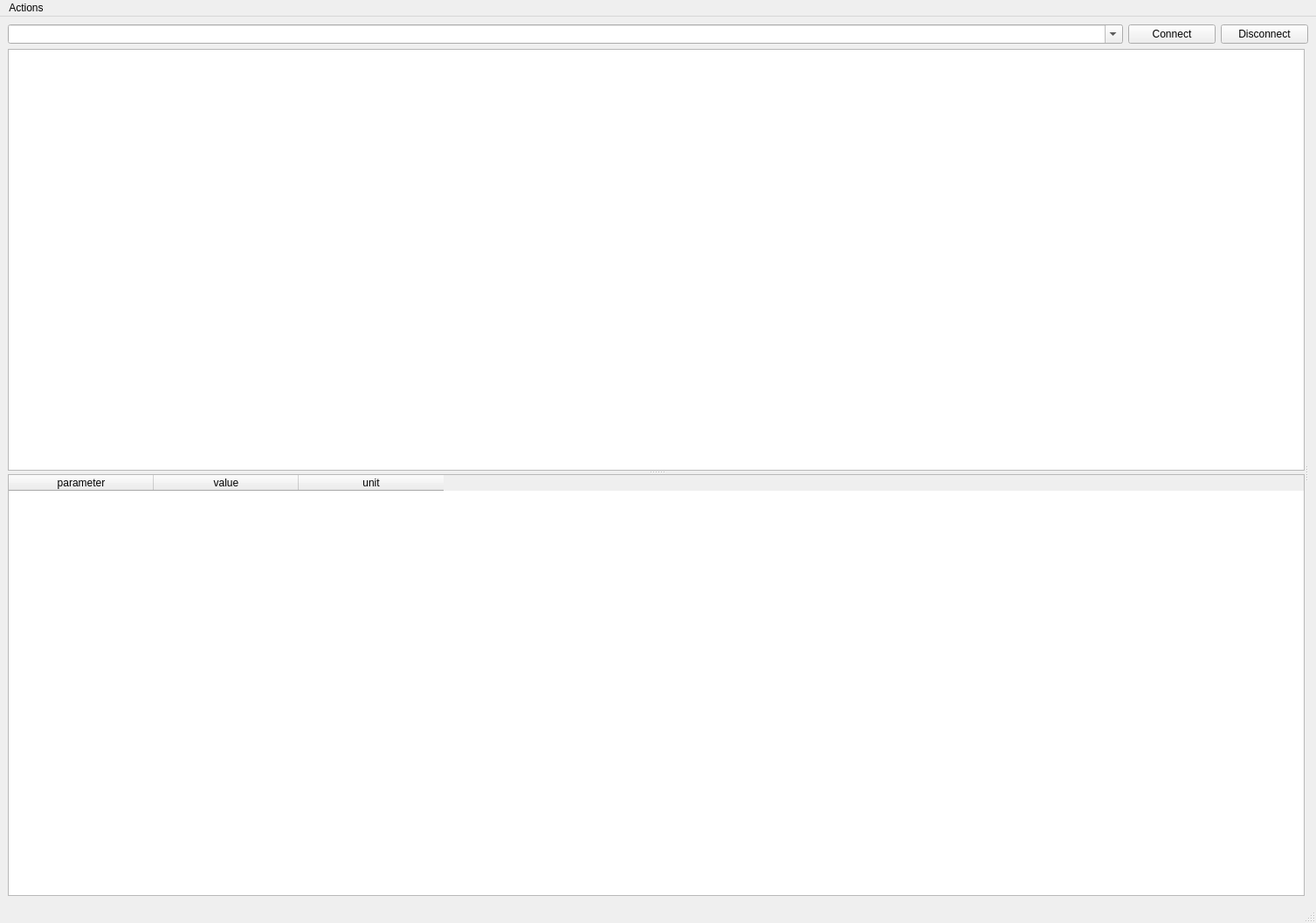
<?xml version="1.0" encoding="UTF-8"?>
<ui version="4.0">
 <class>MainWindow</class>
 <widget class="QMainWindow" name="MainWindow">
  <property name="geometry">
   <rect>
    <x>0</x>
    <y>0</y>
    <width>1507</width>
    <height>1057</height>
   </rect>
  </property>
  <property name="windowTitle">
   <string>MainWindow</string>
  </property>
  <widget class="QWidget" name="centralwidget">
   <layout class="QVBoxLayout" name="verticalLayout">
    <item>
     <layout class="QHBoxLayout" name="horizontalLayout">
      <item>
       <widget class="QComboBox" name="comboBox">
        <property name="editable">
         <bool>true</bool>
        </property>
       </widget>
      </item>
      <item>
       <widget class="QPushButton" name="connectButton">
        <property name="maximumSize">
         <size>
          <width>100</width>
          <height>16777215</height>
         </size>
        </property>
        <property name="text">
         <string>Connect</string>
        </property>
       </widget>
      </item>
      <item>
       <widget class="QPushButton" name="disconnectButton">
        <property name="maximumSize">
         <size>
          <width>100</width>
          <height>16777215</height>
         </size>
        </property>
        <property name="text">
         <string>Disconnect</string>
        </property>
       </widget>
      </item>
     </layout>
    </item>
    <item>
     <widget class="QSplitter" name="splitter_2">
      <property name="orientation">
       <enum>Qt::Horizontal</enum>
      </property>
      <widget class="QSplitter" name="splitter">
       <property name="orientation">
        <enum>Qt::Vertical</enum>
       </property>
       <widget class="QTreeView" name="treeView">
        <property name="minimumSize">
         <size>
          <width>500</width>
          <height>0</height>
         </size>
        </property>
        <property name="baseSize">
         <size>
          <width>0</width>
          <height>0</height>
         </size>
        </property>
        <property name="dragEnabled">
         <bool>true</bool>
        </property>
       </widget>
       <widget class="QTableWidget" name="tableWidget">
        <property name="dragDropMode">
         <enum>QAbstractItemView::DropOnly</enum>
        </property>
        <attribute name="horizontalHeaderDefaultSectionSize">
         <number>166</number>
        </attribute>
        <column>
         <property name="text">
          <string>parameter</string>
         </property>
        </column>
        <column>
         <property name="text">
          <string>value</string>
         </property>
        </column>
        <column>
         <property name="text">
          <string>unit</string>
         </property>
        </column>
       </widget>
      </widget>
      <widget class="QWidget" name="gridLayoutWidget">
       <layout class="QGridLayout" name="gridLayout"/>
      </widget>
     </widget>
    </item>
   </layout>
  </widget>
  <widget class="QMenuBar" name="menubar">
   <property name="geometry">
    <rect>
     <x>0</x>
     <y>0</y>
     <width>1507</width>
     <height>25</height>
    </rect>
   </property>
   <widget class="QMenu" name="menuAddGraph">
    <property name="title">
     <string>Actions</string>
    </property>
    <addaction name="separator"/>
    <addaction name="actionConnect"/>
    <addaction name="actionDisconnect"/>
   </widget>
   <addaction name="menuAddGraph"/>
  </widget>
  <widget class="QStatusBar" name="statusbar"/>
  <action name="actionConnect">
   <property name="text">
    <string>connect</string>
   </property>
  </action>
  <action name="actionDisconnect">
   <property name="text">
    <string>disconnect</string>
   </property>
  </action>
 </widget>
 <resources/>
 <connections/>
</ui>
